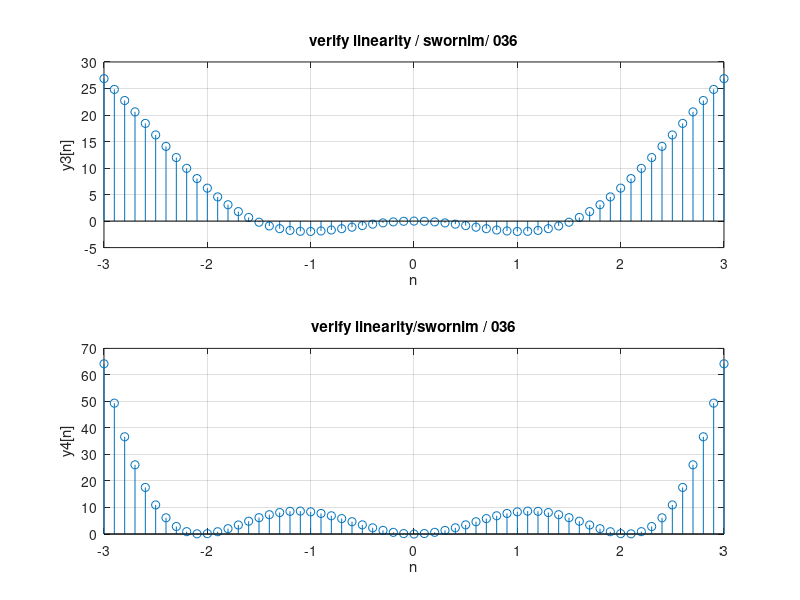

Source code (MATLAB):
%q1)determine wheterhe the system is linear or non linear. plot the
%required signals to verify results. consider two signal x1[n] = n and
%x2[n] = sin(n)
%(a) y[n] = x^2[n] => not linear
clc;
close all
clear all 
a1 = 3;
a2 = -7;
n = -3:0.1:3;
x1 = n;
x2 = sin(n);
y1 = n.^2;
y2 = sin(n).^2;
y3 = a1 * y1 + a2 * y2;
x3 = a1*x1 + a2 * x2;
y4 = x3.^2;
subplot(2,1,1)
stem(n,y3)
xlabel('n')
ylabel('y3[n]')
title('verify linearity / swornim/ 036')
grid on ;
subplot(2,1,2)
stem(n,y4)
xlabel('n')
ylabel('y4[n]')
title ('verify linearity/swornim / 036')
grid on;